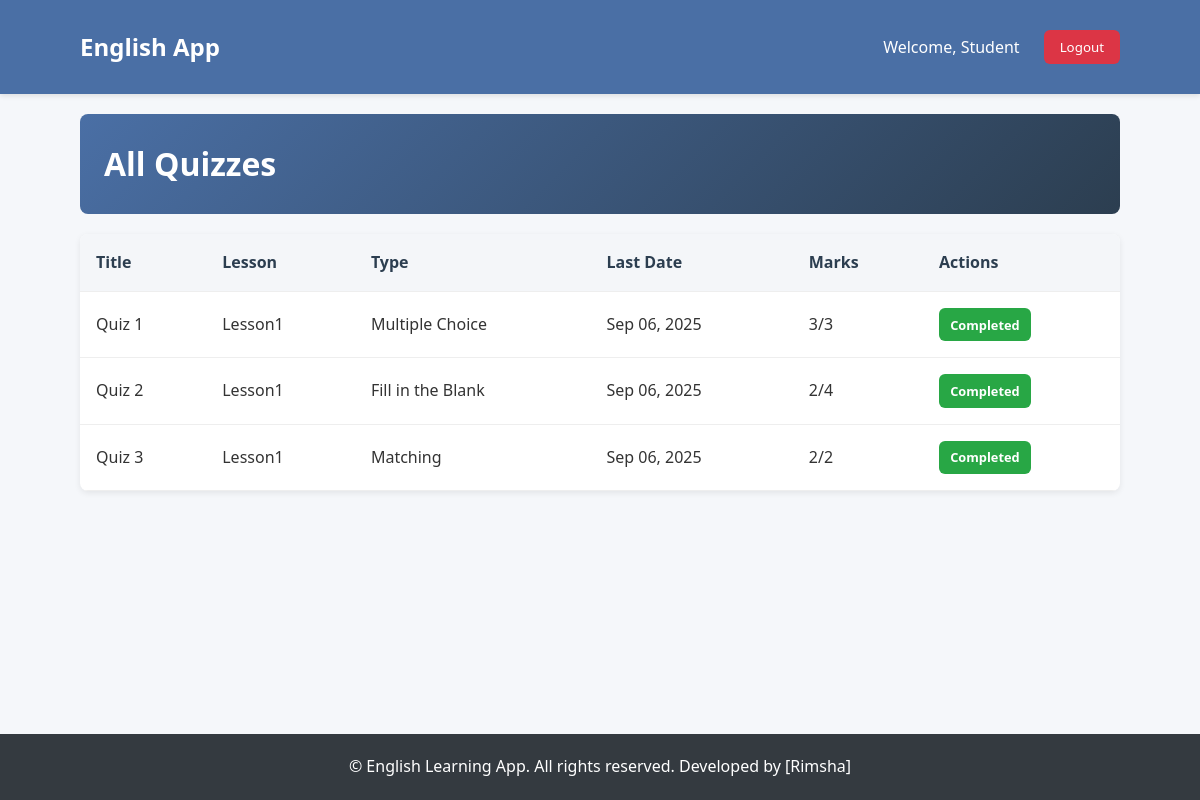
Screenshot of /quiz_list/ (signed in) with the database file from the repository.
### english_language/models.py (models this page shows, shortened)
class User(AbstractUser):
    ROLE_CHOICES = [
        ('admin', 'Admin'),
        ('teacher', 'Teacher'),
        ('student', 'Student'),
    ]
    role = models.CharField(max_length=10, choices=ROLE_CHOICES, default='student')

class Quiz(models.Model):
    QUIZ_TYPES = [
        ("mcq", "Multiple Choice"),
        ("fill", "Fill in the Blank"),
        ("match", "Matching"),
    ]
    title = models.CharField(max_length=200)
    lesson = models.ForeignKey(Lesson, on_delete=models.CASCADE, related_name="quizzes")
    quiz_type = models.CharField(max_length=10, choices=QUIZ_TYPES, default="mcq")
    due_date = models.DateField()
    created_at = models.DateTimeField(auto_now_add=True)

class Lesson(models.Model):
    LEVEL_CHOICES = [
        ("beginner", "Beginner"),
        ("intermediate", "Intermediate"),
        ("advanced", "Advanced"),
    ]
    CATEGORY_CHOICES = [
        ("grammar", "Grammar"),
        ("vocabulary", "Vocabulary"),
        ("listening", "Listening"),
        ("speaking", "Speaking"),
    ]
    title = models.CharField(max_length=200)
    description = models.TextField(blank=True)
    level = models.CharField(max_length=20, choices=LEVEL_CHOICES)
    category = models.CharField(max_length=20, choices=CATEGORY_CHOICES)
    content = models.TextField()  # text explanation or lesson notes
    created_at = models.DateField(auto_now_add=True)

class QuizResult(models.Model):
    student = models.ForeignKey(User, on_delete=models.CASCADE, related_name="quizzes")
    quiz = models.ForeignKey(Quiz, on_delete=models.CASCADE, related_name="results")
    score = models.IntegerField()
    total = models.IntegerField()
    taken_at = models.DateTimeField(auto_now_add=True)
    class Meta:
        ordering = ["-taken_at"]

### english_language/views.py (the view)
# urls.py: path('quiz_list/', views.quiz_list, name='quiz_list'),
@login_required
def quiz_list(request):
    quizzes = Quiz.objects.select_related("lesson").all()
    taken_quiz_ids = []
    quiz_results = {}
    if request.user.is_authenticated and request.user.role == "student":
        taken_quiz_ids = list(
            QuizResult.objects.filter(student=request.user).values_list("quiz_id", flat=True)
        )
        results = QuizResult.objects.filter(student=request.user)
        quiz_results = {r.quiz_id: r for r in results}
    for quiz in quizzes:
        quiz.result = quiz_results.get(quiz.id)
    return render(request, "quiz_list.html", {
        "quizzes": quizzes,
        "taken_quiz_ids": taken_quiz_ids,
        "today": now().date(),
    })

### english_language/templates/quiz_list.html (shortened to what this page needs)
{% extends 'base.html' %}
{% block content %}
  <div class="container">
    <div class="page-header">
      <h1>All Quizzes</h1>
    </div>
    <table class="custom-table">
      <thead>
        <tr>
          <th>Title</th>
          <th>Lesson</th>
          <th>Type</th>
          <th>Last Date</th>
          <th>Marks</th>
          <th>Actions</th>
        </tr>
      </thead>
      <tbody>
        {% for quiz in quizzes %}
          <tr>
            <td>{{ quiz.title }}</td>
            <td>{{ quiz.lesson.title }}</td>
            <td>{{ quiz.get_quiz_type_display }}</td>
            <td>{{ quiz.due_date|date:'M d, Y' }}</td>
            <td>
              {% if quiz.result %}
                {{ quiz.result.score }}/{{ quiz.result.total }}
              {% else %}
                Not Attempted
              {% endif %}
            </td>
            <td>
              {% if user.role == 'student' %}
                {% if quiz.id in taken_quiz_ids %}
                  <span class="badge bg-success">Completed</span>
                {% elif quiz.due_date < today %}
                  <span class="badge bg-danger">Expired</span>
                {% else %}
                  <a href="{% url 'take_quiz' quiz.id %}" class="btn btn-primary btn-sm">Take Quiz</a>
                {% endif %}
              {% endif %}
            </td>
          </tr>
        {% empty %}
          <tr>
            <td colspan="6" style="text-align:center; padding:1.5rem;">No quizzes found.</td>
          </tr>
        {% endfor %}
      </tbody>
    </table>
  </div>
{% endblock %}

### english_language/templates/base.html (shortened to what this page needs)
<!DOCTYPE html>
<html lang="en">
  <head>
  </head>
  <body>
    <header>
      <div class="container">
        <nav>
          <div class="logo">
            {% if user.is_authenticated %}
              {% if user.role == 'student' %}
                <a href="{% url 'student_dashboard' %}">English App</a>
              {% elif user.role == 'teacher' %}
                <a href="{% url 'teacher_dashboard' %}">English App</a>
              {% elif user.role == 'admin' %}
                <a href="{% url 'admin_dashboard' %}">English App</a>
              {% endif %}
            {% else %}
              <a href="{% url 'index' %}">English App</a>
            {% endif %}
          </div>
          <ul class="nav-links">
            {% if user.is_authenticated %}
              <li style="margin-top:5px;">Welcome, {{ user.username }}</li>
              <li>
                <form action="{% url 'logout' %}" method="POST" style="display: inline;">
                  <button type="submit" class="btn btn-logout">Logout</button>
                </form>
              </li>
            {% endif %}
          </ul>
        </nav>
      </div>
    </header>
    <main>
      {% block content %}
      {% endblock %}
    </main>
    <footer>
      <div class="container">
        <p>&copy; English Learning App. All rights reserved. Developed by [Rimsha]</p>
      </div>
    </footer>
  </body>
</html>

### english_language/templates/base.html (style rules this page uses)
* { margin: 0; padding: 0; box-sizing: border-box; font-family: 'Segoe UI', Tahoma, Geneva, Verdana, sans-serif; }
body { background-color: #f5f7fa; color: #333; line-height: 1.6; display: flex; flex-direction: column; min-height: 100vh; }
.container { width: 90%; max-width: 1200px; margin: 0 auto; padding: 20px; }
:root { --primary: #4a6fa5; --primary-dark: #3a5dc9; --secondary: #6c63ff; --accent: #ff6b6b; --light: #f8f9fa; --dark: #343a40; --gray: #6c757d; --success: #28a745; --success-dark: #218838; --warning: #ffc107; --danger-dark: #c82333; --gray-dark: #5a6268; }
.btn { display: inline-flex; align-items: center; padding: 0.75rem 1.5rem; border-radius: 6px; font-weight: 500; text-decoration: none; transition: all 0.3s; border: none; cursor: pointer; }
li a, a { color: white; text-decoration: none; }
header { background-color: #4a6fa5; color: white; padding: 0.5rem 0; box-shadow: 0 2px 5px rgba(0, 0, 0, 0.1); }
.page-header { background: linear-gradient(135deg, #4a6fa5 0%, #2c3e50 100%); color: white; border-radius: 8px; padding: 1.5rem; margin-bottom: 20px; display: flex; justify-content: space-between; align-items: center; }
.page-header h1 { margin: 0; font-size: 2rem; }
nav { display: flex; justify-content: space-between; align-items: center; }
.logo { font-size: 1.5rem; font-weight: bold; }
.logo a { color: white; text-decoration: none; }
.nav-links { display: flex; list-style: none; }
.nav-links li { margin-left: 1.5rem; }
main { flex: 1; }
.badge { display: inline-block; padding: 0.4rem 0.7rem; border-radius: 6px; font-size: 0.8rem; font-weight: 600; }
.bg-success { background: #28a745; color: white; }
footer { background-color: #343a40; color: white; text-align: center; margin-top: auto; }
.btn-logout { background-color: #dc3545; color: white; padding: 0.5rem 1rem; border-radius: 6px; border: none; cursor: pointer; transition: background 0.3s; }

### english_language/templates/quiz_list.html (style rules this page uses)
.custom-table { width: 100%; border-collapse: collapse; background: white; border-radius: 8px; overflow: hidden; box-shadow: 0 2px 6px rgba(0, 0, 0, 0.08); margin-bottom: 2rem; }
.custom-table th, .custom-table td { padding: 1rem; text-align: left; border-bottom: 1px solid #eee; }
.custom-table th { background: #f4f6f9; font-weight: 600; color: #2c3e50; }

### rows the page displays
User: username "Student"
Quiz: title "Quiz 1", lesson "Lesson1", quiz_type "Multiple Choice", due_date "Sep 06, 2025", result.score "3", result.total "3", shows "Completed"
Quiz: title "Quiz 2", lesson "Lesson1", quiz_type "Fill in the Blank", due_date "Sep 06, 2025", result.score "2", result.total "4", shows "Completed"
Quiz: title "Quiz 3", lesson "Lesson1", quiz_type "Matching", due_date "Sep 06, 2025", result.score "2", result.total "2", shows "Completed"
